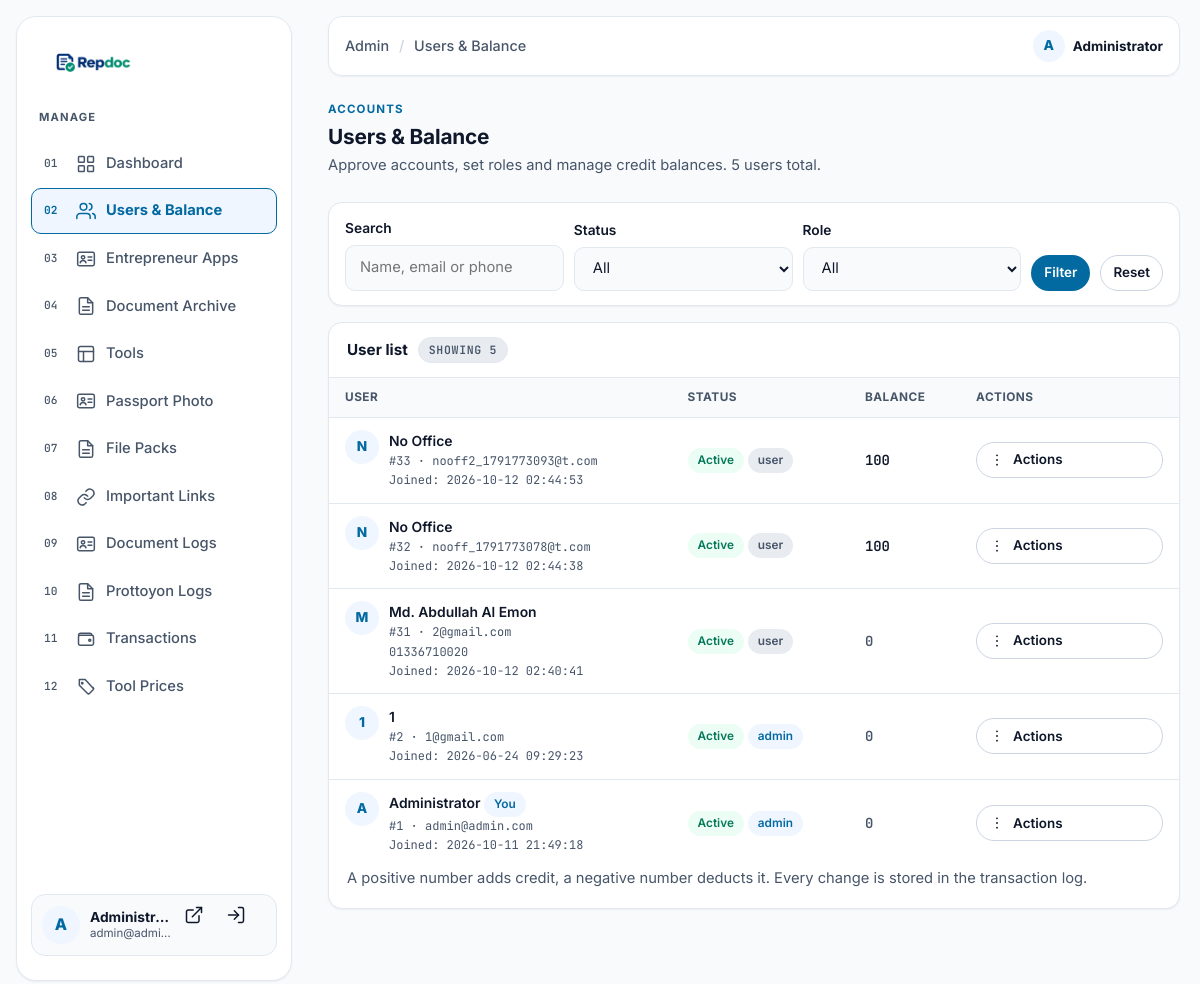
The page /admin/users.php (signed in) on the database its author committed.
### tables this page shows
CREATE TABLE users (
        id INTEGER PRIMARY KEY AUTOINCREMENT,
        fullname TEXT NOT NULL,
        email TEXT NOT NULL UNIQUE,
        phone TEXT DEFAULT '',
        password TEXT NOT NULL,
        role VARCHAR(32) NOT NULL DEFAULT 'user',
        status VARCHAR(32) NOT NULL DEFAULT 'pending',
        balance INT NOT NULL DEFAULT 0,
        note TEXT,
        last_login_at DATETIME NULL,
        created_at DATETIME DEFAULT CURRENT_TIMESTAMP
    );

### src/bootstrap.php (called while the page is built, shortened)
<?php
if (!function_exists('e')) {
    function e($v): string
    {
        return htmlspecialchars((string) $v, ENT_QUOTES | ENT_SUBSTITUTE, 'UTF-8', false);
    }
}
function current_user(): ?array
{
    return [
        'id'       => (int) $_SESSION['repdoc_user_id'],
        'email'    => (string) ($_SESSION['repdoc_email'] ?? ''),
        'fullname' => (string) ($_SESSION['repdoc_fullname'] ?? ''),
        'role'     => (string) ($_SESSION['repdoc_role'] ?? 'user'),
    ];
}

### admin/users.php (the view, shortened to what this page needs)
<?php
require_once __DIR__ . '/includes/layout.php';
$db    = repdoc_db();
$me    = current_user();
$selfId = (int) $me['id'];
$q      = trim((string) ($_GET['q'] ?? ''));
$users = [];
$totalUsers = 0;
if ($db) {
    $params = [];
    $sql = 'SELECT * FROM users';
    $sql .= ' ORDER BY (status = \'pending\') DESC, id DESC LIMIT 200';
    try {
        $st = $db->prepare($sql);
        $st->execute($params);
        $users = $st->fetchAll();
        $totalUsers = (int) $db->query('SELECT COUNT(*) FROM users')->fetchColumn();
    } catch (Throwable $e) {
        $db = null;
    }
}
admin_page_start('Users & Balance', 'users.php');
?>
<div class="admin-page-head dash-head">
    <div>
        <p class="kicker">Accounts</p>
        <h1 class="admin-title">Users & Balance</h1>
        <p class="admin-sub">Approve accounts, set roles and manage credit balances. <?= number_format($totalUsers) ?> users total.</p>
    </div>
</div>
<?php if (!$db): ?>
    <div class="alert alert-error" role="alert">Could not connect to the database.</div>
<?php else: ?>
<form class="filter-bar" method="get" action="users.php">
    <div class="field">
        <label for="q">Search</label>
        <input type="search" id="q" name="q" value="<?= e($q) ?>" placeholder="Name, email or phone">
    </div>
    <div class="field">
        <label for="status">Status</label>
        <select id="status" name="status">
            <option value="">All</option>
        </select>
    </div>
    <div class="field">
        <label for="role">Role</label>
        <select id="role" name="role">
            <option value="">All</option>
        </select>
    </div>
    <div class="field" style="flex:0 0 auto">
        <button type="submit" class="btn btn-primary btn-sm">Filter</button>
    </div>
    <div class="field" style="flex:0 0 auto">
        <a class="btn btn-secondary btn-sm" href="users.php">Reset</a>
    </div>
</form>
<div class="panel">
    <div class="panel-head">User list <span class="count">Showing <?= count($users) ?></span></div>
    <?php if (!$users): ?>
        <div class="empty-state-sm">No users match this filter.</div>
    <?php else: ?>
        <div class="table-wrap">
            <table class="data">
                <thead>
                    <tr>
                        <th>User</th>
                        <th>Status</th>
                        <th>Balance</th>
                        <th>Actions</th>
                    </tr>
                </thead>
                <tbody>
                <?php foreach ($users as $u): ?>
                    <?php $uid = (int) $u['id']; $isSelf = $uid === $selfId; ?>
                    <?php $uInitial = strtoupper((string) mb_substr($u['fullname'] !== '' ? $u['fullname'] : $u['email'], 0, 1, 'UTF-8')); ?>
                    <tr>
                        <td>
                            <span class="user-cell">
                                <span class="admin-avatar" aria-hidden="true"><?= e($uInitial !== '' ? $uInitial : 'U') ?></span>
                                <span class="user-cell-text">
                                    <span class="cell-name">
                                        <?= e($u['fullname'] ?: '—') ?>
                                        <?php if ($isSelf): ?><span class="pill pill-admin">You</span><?php endif; ?>
                                    </span>
                                    <span class="cell-sub">#<?= $uid ?> · <?= e($u['email']) ?></span>
                                    <?php if (!empty($u['phone'])): ?>
                                        <span class="cell-sub"><?= e($u['phone']) ?></span>
                                    <?php endif; ?>
                                    <span class="cell-sub">Joined: <?= e((string) $u['created_at']) ?></span>
                                </span>
                            </span>
                        </td>
                        <td>
                            <?php $statusLabels = ['pending' => 'Pending', 'approved' => 'Active', 'rejected' => 'Closed']; ?>
                            <span class="pill pill-<?= e($u['status']) ?>"><?= e($statusLabels[$u['status']] ?? $u['status']) ?></span>
                            <span class="pill pill-<?= ((string) $u['role']) === 'admin' ? 'admin' : 'user' ?>"><?= e($u['role']) ?></span>
                        </td>
                        <td><span class="balance <?= ((int) $u['balance']) === 0 ? 'balance-zero' : '' ?>"><?= (int) $u['balance'] ?></span></td>
                        <td>
                            <div class="row-actions">
                                <button type="button" class="btn btn-secondary btn-sm" data-action-menu
                                        aria-expanded="false" aria-controls="menu-<?= $uid ?>"
                                        aria-label="Actions for <?= e($u['email']) ?>">
                                    <svg class="icon" viewBox="0 0 24 24" aria-hidden="true"><use href="#a-dots"/></svg>
                                    <span>Actions</span>
                                </button>
                            </div>
                        </td>
                    </tr>
                <?php endforeach; ?>
                </tbody>
            </table>
        </div>
        <div class="panel-body" style="padding-top:0">
            <p class="admin-sub" style="margin:0">
                A positive number adds credit, a negative number deducts it. Every change is stored in the transaction log.
            </p>
        </div>
    <?php endif; ?>
</div>
<?php endif; ?>
<?php admin_page_end(); ?>

### admin/includes/layout.php (shortened to what this page needs)
<?php
require_once dirname(__DIR__, 2) . '/src/bootstrap.php';
function admin_nav_items(): array
{
    return [
        'index.php'        => ['label' => 'Dashboard',         'icon' => 'a-grid'],
        'users.php'        => ['label' => 'Users & Balance',   'icon' => 'a-users', 'badge' => 'users'],
        'entrepreneur.php' => ['label' => 'Entrepreneur Apps', 'icon' => 'a-id',    'badge' => 'entrepreneur'],
        '../Entrepreneur/panel/landing.php' => ['label' => 'Document Archive', 'icon' => 'a-file'],
        'tools.php'        => ['label' => 'Tools',             'icon' => 'a-layout'],
        '../tools/passport/' => ['label' => 'Passport Photo', 'icon' => 'a-id'],
        'files.php'        => ['label' => 'File Packs',        'icon' => 'a-file'],
        'important-links.php' => ['label' => 'Important Links', 'icon' => 'a-link'],
        'documents.php'    => ['label' => 'Document Logs',   'icon' => 'a-id'],
        'prottoyon.php'    => ['label' => 'Prottoyon Logs',  'icon' => 'a-file'],
        'transactions.php' => ['label' => 'Transactions',      'icon' => 'a-wallet'],
        'pricing.php'      => ['label' => 'Tool Prices',       'icon' => 'a-tag'],
    ];
}
function admin_page_start(string $title, string $active): void
{
    $me = current_user();
    $initial = strtoupper((string) mb_substr($me['fullname'] !== '' ? $me['fullname'] : $me['email'], 0, 1, 'UTF-8'));
    ?>
<!DOCTYPE html>
<html lang="en">
<head>
    <link rel="stylesheet" href="../src/assets/css/tokens.css?v=1">
    <link rel="stylesheet" href="../src/assets/css/app.css?v=1">
</head>
<body class="admin-body">
    <div class="admin-shell">
        <aside class="admin-sidebar" id="adminSidebar" aria-label="Admin panel">
            <a class="admin-brand" href="index.php" aria-label="Repdoc Admin — Dashboard">
                <img src="assets/image/logo.png" alt="Repdoc Admin" height="36">
            </a>
            <p class="admin-side-label">Manage</p>
            <nav aria-label="Admin navigation">
                <ul class="admin-links">
                    <?php foreach (admin_nav_items() as $file => $item): ?>
                        <?php $isActive = $file === $active; ?>
                        <li>
                            <a class="admin-link<?= $isActive ? ' is-active' : '' ?>"
                               href="<?= e($file) ?>"<?= $isActive ? ' aria-current="page"' : '' ?>>
                                <svg class="icon" viewBox="0 0 24 24" aria-hidden="true"><use href="#<?= e($item['icon']) ?>"/></svg>
                                <span class="admin-link-label"><?= e($item['label']) ?></span>
                            </a>
                        </li>
                    <?php endforeach; ?>
                </ul>
            </nav>
            <div class="admin-side-user">
                <span class="admin-avatar" aria-hidden="true"><?= e($initial !== '' ? $initial : 'A') ?></span>
                <span class="who">
                    <strong><?= e($me['fullname'] !== '' ? $me['fullname'] : $me['email']) ?></strong>
                    <span><?= e($me['email']) ?></span>
                </span>
                <span class="admin-side-actions">
                    <a class="icon-btn" href="../index.php" aria-label="View site" title="View site">
                        <svg class="icon" viewBox="0 0 24 24" aria-hidden="true"><use href="#a-external"/></svg>
                    </a>
                    <a class="icon-btn" href="../public/logout.php" aria-label="Logout" title="Logout">
                        <svg class="icon" viewBox="0 0 24 24" aria-hidden="true"><use href="#a-login"/></svg>
                    </a>
                </span>
            </div>
        </aside>
        <div class="admin-content">
            <header class="admin-topbar">
                <p class="admin-crumb">Admin <span aria-hidden="true">/</span> <?= e($title) ?></p>
                <div class="admin-topbar-right">
                    <span class="admin-topbar-user" title="<?= e($me['email']) ?>">
                        <span class="admin-avatar" aria-hidden="true"><?= e($initial !== '' ? $initial : 'A') ?></span>
                        <span class="who"><strong><?= e($me['fullname'] !== '' ? $me['fullname'] : $me['email']) ?></strong></span>
                    </span>
                </div>
            </header>
            <main class="admin-main">
                <div class="container">
    <?php
}
function admin_page_end(): void
{
    ?>
                </div>
            </main>
        </div>
    </div>
</body>
</html>
    <?php
}

### src/assets/css/tokens.css (style rules this page uses)
:root { --bg-base: #F8FAFC; --bg-surface: #FFFFFF; --bg-muted: #E8ECF1; --bg-elevated: #FFFFFF; --text-primary: #0F172A; --text-muted: #475569; --primary: #0369A1; --primary-hover: #075985; --primary-light: #EFF6FF; --border-color: #E2E8F0; --border-strong:#CBD5E1; --border-focus: #0369A1; --success: #047857; --success-bg: #ECFDF5; --warning: #B45309; --warning-bg: #FFFBEB; --danger: #B91C1C; --danger-bg: #FFF1F2; --shadow-sm: 0 1px 2px rgba(15, 23, 42, .06); --shadow-md: 0 10px 24px rgba(15, 23, 42, .10); --shadow-lg: 0 18px 40px rgba(15, 23, 42, .14); --font-sans: 'Inter', 'Noto Sans Bengali', system-ui, -apple-system, sans-serif; --font-heading: 'Inter', 'Noto Sans Bengali', system-ui, sans-serif; --font-mono: 'JetBrains Mono', ui-monospace, monospace; --radius-sm: 10px; --radius-md: 14px; --radius-lg: 20px; --radius-full: 999px; --space-2: 8px; --space-3: 12px; --space-4: 16px; --space-5: 24px; --space-6: 32px; --space-7: 48px; --space-8: 64px; --container: 1200px; --gutter: 20px; --header-h: 68px; --transition-fast: .15s ease; --transition-normal: .25s ease; }
*, *::before, *::after { box-sizing: border-box; }
html { scroll-behavior: smooth; scroll-padding-top: calc(var(--header-h) + 16px); }
body { margin: 0; font-family: var(--font-sans); font-size: 16px; line-height: 1.6; color: var(--text-primary); background: var(--bg-base); -webkit-font-smoothing: antialiased; text-rendering: optimizeLegibility; }
img { max-width: 100%; display: block; }
a { color: inherit; text-decoration: none; }
ul, ol { margin: 0; padding: 0; list-style: none; }
h1, h2, h3 { margin: 0; font-family: var(--font-heading); line-height: 1.25; letter-spacing: -.01em; }
p { margin: 0; }
button { font: inherit; color: inherit; }
.container { width: 100%; max-width: var(--container); margin-inline: auto; padding-inline: var(--gutter); }
.icon { width: 20px; height: 20px; flex: 0 0 auto; fill: none; stroke: currentColor; stroke-width: 1.8; stroke-linecap: round; stroke-linejoin: round; }
.btn { display: inline-flex; align-items: center; justify-content: center; gap: 8px; min-height: 44px; padding: 10px 18px; border-radius: var(--radius-full); border: 1.5px solid transparent; font-weight: 600; font-size: .95rem; cursor: pointer; transition: background var(--transition-fast), color var(--transition-fast), border-color var(--transition-fast), transform var(--transition-fast); }
.btn-primary { background: var(--primary); color: #fff; }
.btn-secondary { background: transparent; color: var(--text-primary); border-color: var(--border-strong); }
.btn-sm { min-height: 36px; padding: 6px 12px; font-size: .84rem; }
.balance { font-family: var(--font-mono); font-weight: 600; font-variant-numeric: tabular-nums; }
.balance-zero { color: var(--text-muted); }

### rows shown on the page
users: fullname "A", fullname "Administr…", email "admin@admi…", fullname "Administrator", shows "You", id "1", email "admin@admin.com", created_at "2026-10-11 21:49:18", status "Active", role "admin", balance "0"
users: fullname "N", fullname "No Office", id "33", email "nooff2_1791773093@t.com", created_at "2026-10-12 02:44:53", status "Active", role "user", balance "100"
users: fullname "N", fullname "No Office", id "32", email "nooff_1791773078@t.com", created_at "2026-10-12 02:44:38", status "Active", role "user", balance "100"
users: fullname "M", fullname "Md. Abdullah Al Emon", id "31", email "2@gmail.com", phone "01336710020", created_at "2026-10-12 02:40:41", status "Active", role "user", balance "0"
users: fullname "1", id "2", email "1@gmail.com", created_at "2026-06-24 09:29:23", status "Active", role "admin", balance "0"

### other values the page prints
$item['label'] "Dashboard"
$item['label'] "Users & Balance"
$item['label'] "Entrepreneur Apps"
$item['label'] "Document Archive"
$item['label'] "Tools"
$item['label'] "Passport Photo"
$item['label'] "File Packs"
$item['label'] "Important Links"
$item['label'] "Document Logs"
$item['label'] "Prottoyon Logs"
$item['label'] "Transactions"
$item['label'] "Tool Prices"
$title "Users & Balance"
$totalUsers "5"
count($users) "5"
